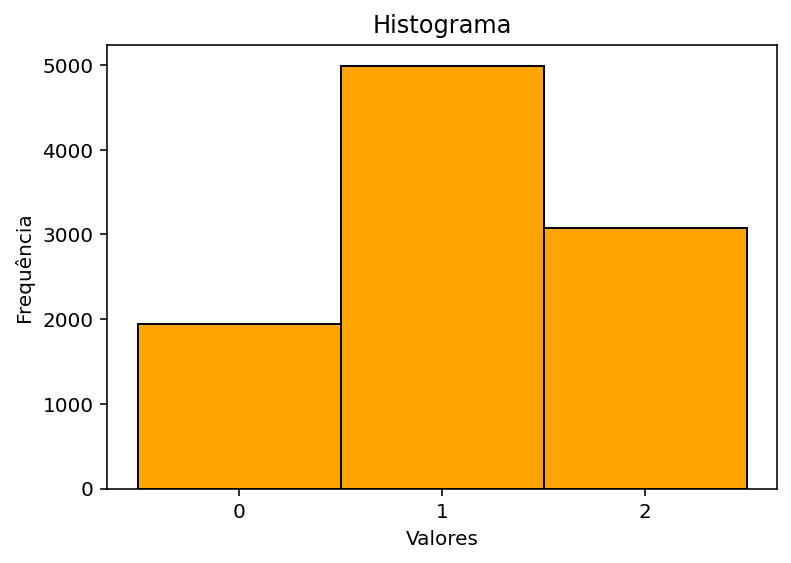

Source code (Python):
#!/usr/bin/env python3
# -*- coding: utf-8 -*-
"""
Created on Mon Oct 26 12:21:14 2026

@author: ajna
"""

import random
import matplotlib.pyplot as plt

def geraAleatoriaDiscreta(p, nSamples):
    x = []
    u = [random.uniform(0, 1) for _ in range(nSamples)]
    n = len(p)
    
    for i in range(nSamples):
        somaProb = p[0]
        
        for j in range(n):
            if (u[i] <= somaProb):
                    x.append(j)
                    break        
                
            somaProb+=p[j+1]                # somaProb atinge 100% (e break) antes de j+1 estourar o vetor
    
    return x
            

nSamples = 10000
p = [0.2, 0.5, 0.3]
U = geraAleatoriaDiscreta(p,nSamples)


gap  = 1                                    # "for j in range(n)" índices inteiros
bins = [i-gap/2 for i in range(len(p)+1)]   # GOOD size baseado também no tamanho de p
plt.hist(U, bins=bins, edgecolor="black",color="orange")
plt.title("Histograma")
plt.xlabel("Valores")
plt.ylabel("Frequência")
plt.xticks(range(len(p)))                   # apenas os valores de U (nesse caso índices inteiros)
plt.show()
